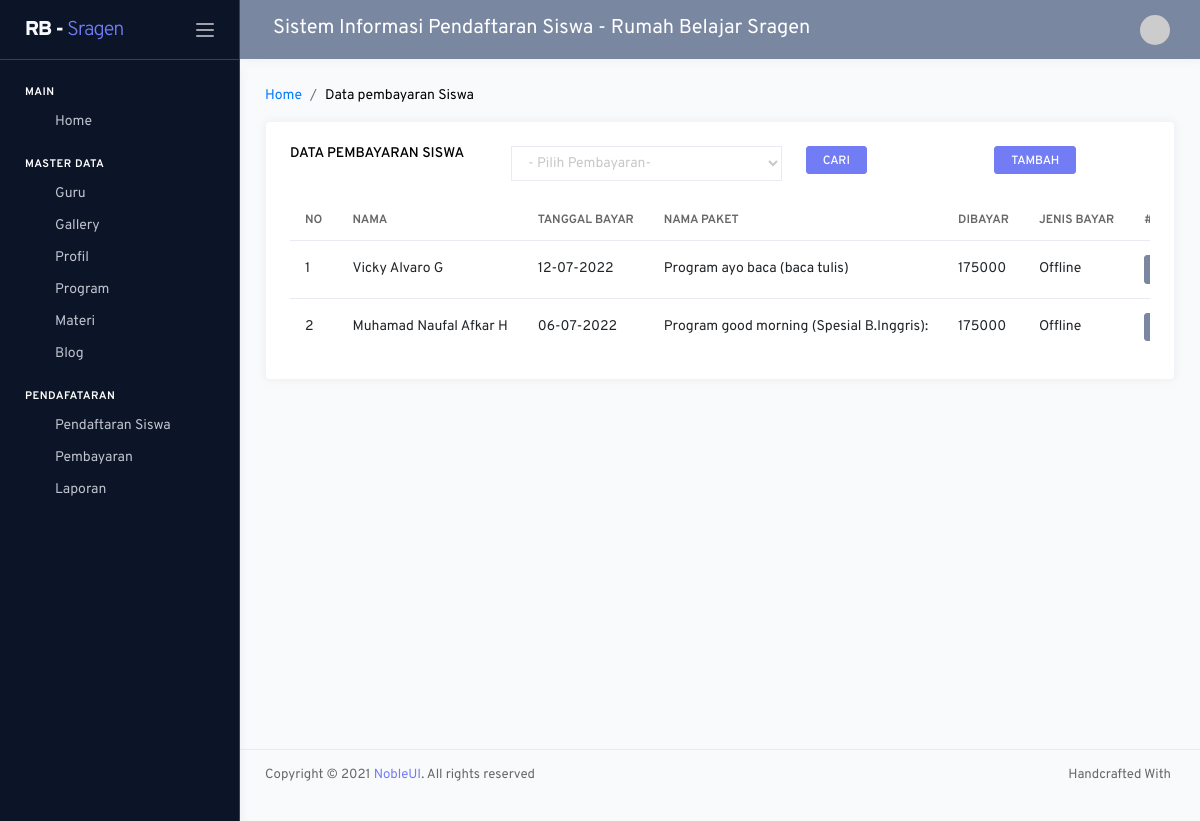
Page /admin/index.php?hal=pembayaran/data on the committed database.
### tables this page shows
CREATE TABLE `tb_siswa_daftar` (
  `iddaftarpaket` int(11) NOT NULL AUTO_INCREMENT,
  `iddaftar` int(11) DEFAULT NULL,
  `idprogram` int(11) DEFAULT NULL,
  `tanggalbayar` date DEFAULT NULL,
  `dibayar` int(11) DEFAULT NULL,
  `jenisbayar` varchar(50) DEFAULT NULL,
  `no_vca` varchar(50) DEFAULT NULL,
  `rekening_vca` varchar(50) DEFAULT NULL,
  `no_referensi` varchar(50) DEFAULT NULL,
  `linkinfo` varchar(100) DEFAULT NULL,
  `statusbayar` varchar(50) DEFAULT NULL,
  PRIMARY KEY (`iddaftarpaket`),
  KEY `idprogram` (`idprogram`),
  KEY `iddaftar` (`iddaftar`),
  CONSTRAINT `tb_siswa_daftar_ibfk_1` FOREIGN KEY (`idprogram`) REFERENCES `tb_program` (`idprogram`),
  CONSTRAINT `tb_siswa_daftar_ibfk_2` FOREIGN KEY (`iddaftar`) REFERENCES `tb_siswa` (`iddaftar`)
);

CREATE TABLE `tb_siswa` (
  `iddaftar` int(11) NOT NULL AUTO_INCREMENT,
  `nama` varchar(100) DEFAULT NULL,
  `tempatlahir` varchar(100) DEFAULT NULL,
  `tanggallahir` date DEFAULT NULL,
  `jk` char(1) DEFAULT NULL,
  `agama` varchar(50) DEFAULT NULL,
  `alamat` text,
  `sekolahasal` varchar(100) DEFAULT NULL,
  `namaortu` varchar(100) DEFAULT NULL,
  `nohportu` varchar(15) DEFAULT NULL,
  `email` varchar(100) DEFAULT NULL,
  `password` varchar(50) DEFAULT NULL,
  `foto` varchar(50) DEFAULT NULL,
  `statusdaftar` varchar(50) DEFAULT NULL,
  PRIMARY KEY (`iddaftar`)
);

CREATE TABLE `tb_program` (
  `idprogram` int(11) NOT NULL AUTO_INCREMENT,
  `nama` varchar(100) DEFAULT NULL,
  `deskripsi` text,
  `biayadaftar` int(11) DEFAULT NULL,
  PRIMARY KEY (`idprogram`)
);

### setting/crud.php (called while the page is built, shortened)
<?php
 function _dataGetAll ($mysqli,$sql){
  $hasil=array();
  $result = $mysqli->query($sql);
  $num_results = $result->num_rows;
  if($num_results > 0){
    while ($data=mysqli_fetch_assoc($result)) {
      array_push($hasil,$data);
    }
  }
  return $hasil;
}
?>

### setting/helper.php (called while the page is built, shortened)
<?php
function tgl_indo($tgl){
	$tgl		= date_create($tgl);
	$tanggal	= date_format($tgl,"d-m-Y");
	return $tanggal;
}
?>

### admin/modul/pembayaran/data.php (the view, shortened to what this page needs)
<nav class="page-breadcrumb">
	<ol class="breadcrumb">
		<li class="breadcrumb-item"><a href="?hal=dashboard">Home</a></li>
		<li class="breadcrumb-item" aria-current="page">Data pembayaran Siswa</li>
	</ol>
</nav>
<div class="row">
	<div class="col-md-12 grid-margin stretch-card">
		<div class="card">
			<div class="card-body">
				<h6 class="card-title">
					<div class="row">
					 <div class="col-sm-3">Data Pembayaran Siswa
						</div>
					 <div class="col-sm-4">
						<select class="select2 w-100" name="jk">
                                    <option value="Pilih Mater">- Pilih Pembayaran-</option>
                         </select>
                     </div>
                     <div class="col-sm-4">
					<?= _cari("?hal=dataset/import") ?>
					<?= _tambah("?hal=dataset/import") ?>
				</div>
				</div>
				</h6>
				<div class="table-responsive">
					<table id="dataTableExample" class="table">
						<thead>
							<tr>
								<th>No</th>
								<th>Nama</th>
								<th>Tanggal Bayar</th>
								<th>Nama Paket</th>
								<th>Dibayar</th>
								<th>Jenis Bayar</th>
								<th>#</th>
							</tr>
						</thead>
						<tbody>
							<?php
							$no = 0;
							$sql = "SELECT *, tb_siswa.nama as namasiswa FROM  tb_siswa join tb_siswa_daftar using(iddaftar) join tb_program using(idprogram)";
							foreach (_dataGetAll($mysqli, $sql) as $key => $value) :
								extract($value);
							?>
								<tr>
									<td><?= $no += 1 ?></td>
									<td><?= $namasiswa ?></td>
									<td><?= tgl_indo($tanggalbayar) ?></td>
									<td><?= $nama ?></td>
									<td><?= $dibayar ?></td>
									<td><?= $jenisbayar ?></td>
									<td>
										<?= _edit("?hal=materi/olah&id=$iddaftarpaket") ?>
									</td>
								</tr>
							<?php endforeach; ?>
						</tbody>
					</table>
				</div>
			</div>
		</div>
	</div>
</div>

### rows in the picture
tb_siswa_daftar: no "1", iddaftar.nama "Vicky Alvaro G", tanggalbayar "12-07-2022", idprogram.nama "Program ayo baca (baca tulis)", dibayar "175000", jenisbayar "Offline"
tb_siswa_daftar: no "2", iddaftar.nama "Muhamad Naufal Afkar H", tanggalbayar "06-07-2022", idprogram.nama "Program good morning (Spesial B.Inggris):", dibayar "175000", jenisbayar "Offline"

### other values in the picture
nav "RB - Sragen"
judul "Sistem Informasi Pendaftaran Siswa - Rumah Belajar Sragen"
